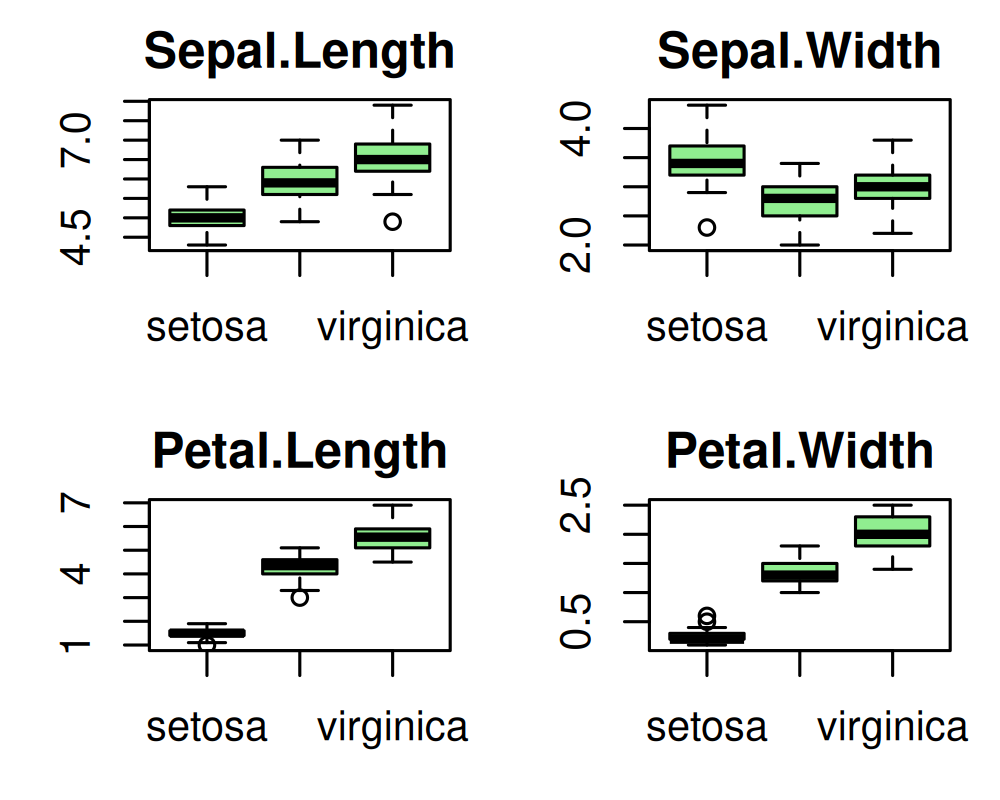

R code for this plot:
#Задание 3. Повторить любой другой тип графика из R graph gallery (кроме тех, что в задании 1-2) средствами базовой графики, используя built-in датасет. Если в примере из R graph gallery уже использованы средства базовой графики, можно просто повторить график, используя другие данные, не из примера.


data(iris)

numeric_vars <- names(iris)[sapply(iris, is.numeric)]

png("T3.png", width = 1000, height = 800, res = 300)
par(mfrow = c(2, 2), mar = c(3, 3, 2, 1))

for (var in numeric_vars) {
  formula <- as.formula(paste(var, "~ Species"))
  boxplot(formula, data = iris, main = var, col = "lightgreen")
}

dev.off()
system("xdg-open T3.png")
